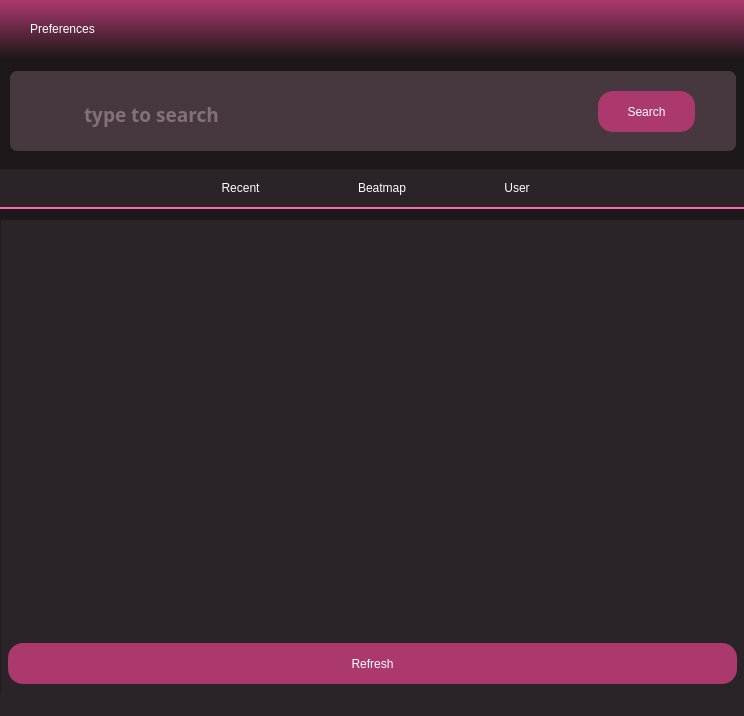
<?xml version="1.0" encoding="UTF-8"?>
<ui version="4.0">
 <class>MainWindow</class>
 <widget class="QMainWindow" name="MainWindow">
  <property name="geometry">
   <rect>
    <x>0</x>
    <y>0</y>
    <width>744</width>
    <height>716</height>
   </rect>
  </property>
  <property name="minimumSize">
   <size>
    <width>744</width>
    <height>716</height>
   </size>
  </property>
  <property name="maximumSize">
   <size>
    <width>744</width>
    <height>716</height>
   </size>
  </property>
  <property name="windowTitle">
   <string>MainWindow</string>
  </property>
  <property name="styleSheet">
   <string notr="true">background-color: rgb(28,23,25);</string>
  </property>
  <widget class="QWidget" name="centralwidget">
   <widget class="QFrame" name="frame">
    <property name="geometry">
     <rect>
      <x>10</x>
      <y>12</y>
      <width>726</width>
      <height>80</height>
     </rect>
    </property>
    <property name="sizePolicy">
     <sizepolicy hsizetype="Preferred" vsizetype="Preferred">
      <horstretch>0</horstretch>
      <verstretch>0</verstretch>
     </sizepolicy>
    </property>
    <property name="minimumSize">
     <size>
      <width>726</width>
      <height>0</height>
     </size>
    </property>
    <property name="maximumSize">
     <size>
      <width>726</width>
      <height>80</height>
     </size>
    </property>
    <property name="styleSheet">
     <string notr="true">background-color: rgb(70,56,62);
border-radius: 7px;</string>
    </property>
    <property name="frameShape">
     <enum>QFrame::StyledPanel</enum>
    </property>
    <property name="frameShadow">
     <enum>QFrame::Raised</enum>
    </property>
    <widget class="QLineEdit" name="lineEdit">
     <property name="geometry">
      <rect>
       <x>72</x>
       <y>28</y>
       <width>509</width>
       <height>31</height>
      </rect>
     </property>
     <property name="font">
      <font>
       <family>Torus Pro SemiBold</family>
       <pointsize>14</pointsize>
       <weight>75</weight>
       <bold>true</bold>
      </font>
     </property>
     <property name="styleSheet">
      <string notr="true">color: rgb(189,170,179);</string>
     </property>
     <property name="text">
      <string/>
     </property>
     <property name="placeholderText">
      <string>type to search</string>
     </property>
    </widget>
    <widget class="QLabel" name="label">
     <property name="geometry">
      <rect>
       <x>44</x>
       <y>32</y>
       <width>24</width>
       <height>24</height>
      </rect>
     </property>
     <property name="text">
      <string/>
     </property>
     <property name="pixmap">
      <pixmap resource="../Assets/Background.qrc">:/image/search.png</pixmap>
     </property>
     <property name="scaledContents">
      <bool>true</bool>
     </property>
    </widget>
    <widget class="QPushButton" name="pushButton_4">
     <property name="geometry">
      <rect>
       <x>588</x>
       <y>20</y>
       <width>97</width>
       <height>41</height>
      </rect>
     </property>
     <property name="styleSheet">
      <string notr="true">QPushButton {
font: 63 11pt &quot;Torus Pro SemiBold&quot;;
color: white;
border-radius: 15;
background-color: rgb(172,57,109);
}

QPushButton:hover {
background-color: rgb(255,102,171);

}</string>
     </property>
     <property name="text">
      <string>Search</string>
     </property>
    </widget>
   </widget>
   <widget class="QFrame" name="frame_2">
    <property name="geometry">
     <rect>
      <x>0</x>
      <y>160</y>
      <width>751</width>
      <height>509</height>
     </rect>
    </property>
    <property name="styleSheet">
     <string notr="true">background-color: rgb(42,35,39);
color: rgb(255,255,255)</string>
    </property>
    <property name="frameShape">
     <enum>QFrame::StyledPanel</enum>
    </property>
    <property name="frameShadow">
     <enum>QFrame::Raised</enum>
    </property>
    <layout class="QHBoxLayout" name="horizontalLayout_2"/>
   </widget>
   <widget class="QFrame" name="frame_3">
    <property name="geometry">
     <rect>
      <x>0</x>
      <y>110</y>
      <width>751</width>
      <height>40</height>
     </rect>
    </property>
    <property name="styleSheet">
     <string notr="true">QFrame {background-color: rgb(42,35,39);
border-style: none;
border-bottom-style: solid;
border-width: 2px;
border-bottom-color: rgb(255,102,171);
border-top-style: none;
color: #fff;}

QPushButton {
border: none;
color: white;
background-color: rgb(42,35,39);
	font: 63 12pt &quot;Torus Pro SemiBold&quot;;
}

QPushButton:hover {
border-style: none;
border-bottom-style: solid;
border-width: 7px;
border-bottom-color:  rgb(255,102,171);

color: white;
background-color:rgb(42,35,39);
margin-top: 7px;
	font: 63 12pt &quot;Torus Pro SemiBold&quot;;
}</string>
    </property>
    <property name="frameShape">
     <enum>QFrame::StyledPanel</enum>
    </property>
    <property name="frameShadow">
     <enum>QFrame::Raised</enum>
    </property>
    <layout class="QHBoxLayout" name="horizontalLayout">
     <property name="leftMargin">
      <number>129</number>
     </property>
     <property name="topMargin">
      <number>0</number>
     </property>
     <property name="rightMargin">
      <number>129</number>
     </property>
     <property name="bottomMargin">
      <number>0</number>
     </property>
     <item>
      <widget class="QPushButton" name="pushButton_3">
       <property name="sizePolicy">
        <sizepolicy hsizetype="Fixed" vsizetype="Preferred">
         <horstretch>0</horstretch>
         <verstretch>0</verstretch>
        </sizepolicy>
       </property>
       <property name="styleSheet">
        <string notr="true"/>
       </property>
       <property name="text">
        <string>Recent</string>
       </property>
      </widget>
     </item>
     <item>
      <widget class="QPushButton" name="pushButton">
       <property name="sizePolicy">
        <sizepolicy hsizetype="Fixed" vsizetype="Preferred">
         <horstretch>0</horstretch>
         <verstretch>0</verstretch>
        </sizepolicy>
       </property>
       <property name="text">
        <string>Beatmap</string>
       </property>
      </widget>
     </item>
     <item>
      <widget class="QPushButton" name="pushButton_2">
       <property name="sizePolicy">
        <sizepolicy hsizetype="Fixed" vsizetype="Preferred">
         <horstretch>0</horstretch>
         <verstretch>0</verstretch>
        </sizepolicy>
       </property>
       <property name="text">
        <string>User</string>
       </property>
      </widget>
     </item>
    </layout>
   </widget>
   <widget class="QPushButton" name="pushButton_5">
    <property name="geometry">
     <rect>
      <x>8</x>
      <y>584</y>
      <width>729</width>
      <height>41</height>
     </rect>
    </property>
    <property name="styleSheet">
     <string notr="true">QPushButton {
font: 63 11pt &quot;Torus Pro SemiBold&quot;;
color: white;
border-radius: 15;
background-color: rgb(172,57,109);
}

QPushButton:hover {
background-color: rgb(255,102,171);

}</string>
    </property>
    <property name="text">
     <string>Refresh</string>
    </property>
   </widget>
  </widget>
  <widget class="QMenuBar" name="menubar">
   <property name="geometry">
    <rect>
     <x>0</x>
     <y>0</y>
     <width>744</width>
     <height>62</height>
    </rect>
   </property>
   <property name="styleSheet">
    <string notr="true">background-color: qlineargradient(spread:pad, x1:0, y1:0, x2:0, y2:1, stop:0 rgba(172, 57, 109, 255), stop:1 rgba(255, 255, 255, 0));
font: 63 10pt &quot;Torus Pro SemiBold&quot;;
padding: 20px;
color: rgb(255,255,255);</string>
   </property>
   <widget class="QMenu" name="menuPreferences">
    <property name="title">
     <string>Preferences</string>
    </property>
    <addaction name="actionSettings"/>
   </widget>
   <addaction name="menuPreferences"/>
  </widget>
  <widget class="QStatusBar" name="statusbar">
   <property name="styleSheet">
    <string notr="true">background-color: rgb(42,35,39);
font: 9pt &quot;Torus Pro&quot;;
color: rgb(255, 255, 255);</string>
   </property>
  </widget>
  <action name="actionSettings">
   <property name="text">
    <string>Settings</string>
   </property>
  </action>
 </widget>
 <resources>
  <include location="../Assets/Background.qrc"/>
 </resources>
 <connections/>
</ui>
